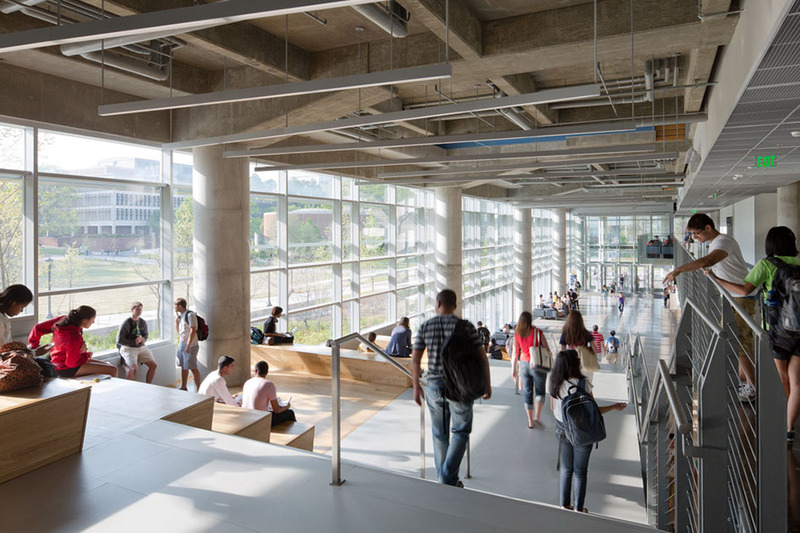
//> input picture culc.jpg, 800 x 533 px
$ ./hog_image culc.jpg   (built with g++ and OpenCV 4)
//> lines starting //> are read from the running program, lines starting //| are printed output that depends on the picture; after the words box and inside, x2 and y2 are one past the last pixel; in counts of white or black regions, pixels touching at a corner belong together
#include <opencv2/opencv.hpp>
#include <opencv2/highgui/highgui.hpp>
#include <iostream>

using namespace std;
using namespace cv;

int main(int argc, const char * argv[]) {

  /**
   * Load image.
   */
  if(argc != 2){
    cout << " Usage: display_image ImageToLoadAndDisplay" << endl;
    return -1;
  }

  Mat img;
  img = imread(argv[1], CV_LOAD_IMAGE_COLOR);
//> img is the input picture: 533 rows x 800 cols, CV_8UC3; mean B, G, R 121.7, 126.9, 131.4

  if(!img.data){
    cout << "Could not open or find the image" << endl;
    return -1;
  }

  namedWindow("opencv", WINDOW_AUTOSIZE);

  /**
   * Initialize HoG.
   */
  HOGDescriptor hog;
  hog.setSVMDetector(HOGDescriptor::getDefaultPeopleDetector());

  /**
   * Use HoG to find candidates and mark them on the loaded image.
   */
  vector<Rect> found, found_filtered;
  hog.detectMultiScale(img, found, 0, Size(8,8), Size(32,32), 1.05, 2);
//> found = 6 Rects (x, y, width, height): [154, 278, 70, 139], [496, 301, 72, 143], [763, 320, 37, 138], [223, 342, 75, 150], [527, 342, 99, 191], [395, 293, 116, 233]
  size_t i, j;

  for(i = 0; i < found.size(); i++){
    Rect r = found[i];

    for(j = 0; j < found.size(); j++)
      if(j != i && (r & found[j]) == r)
        break;

    if(j == found.size())
      found_filtered.push_back(r);
  }
//> this loop made 6 passes

  for(i = 0; i < found_filtered.size(); i++){
    Rect r = found_filtered[i];

    r.x += cvRound(r.width * 0.1);
    r.width = cvRound(r.width * 0.8);
    r.y += cvRound(r.height * 0.07);
    r.height = cvRound(r.height * 0.8);

    cout << i << ": (" << r.x << ", " << r.y << ")" << endl;

    rectangle(img, r.tl(), r.br(), Scalar(255,0,0), 3);
  }
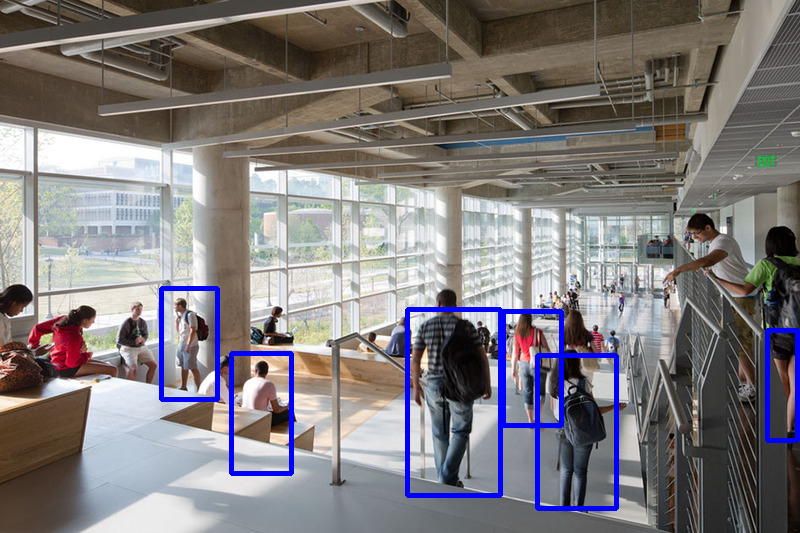
//> img: 533 rows x 800 cols, CV_8UC3; 2.66% of pixels changed, all inside (x1, y1, x2, y2) = (159, 286, 800, 511)

  imshow("opencv", img);
  waitKey(0);

  return 0;
}

$ run again, on james.jpg
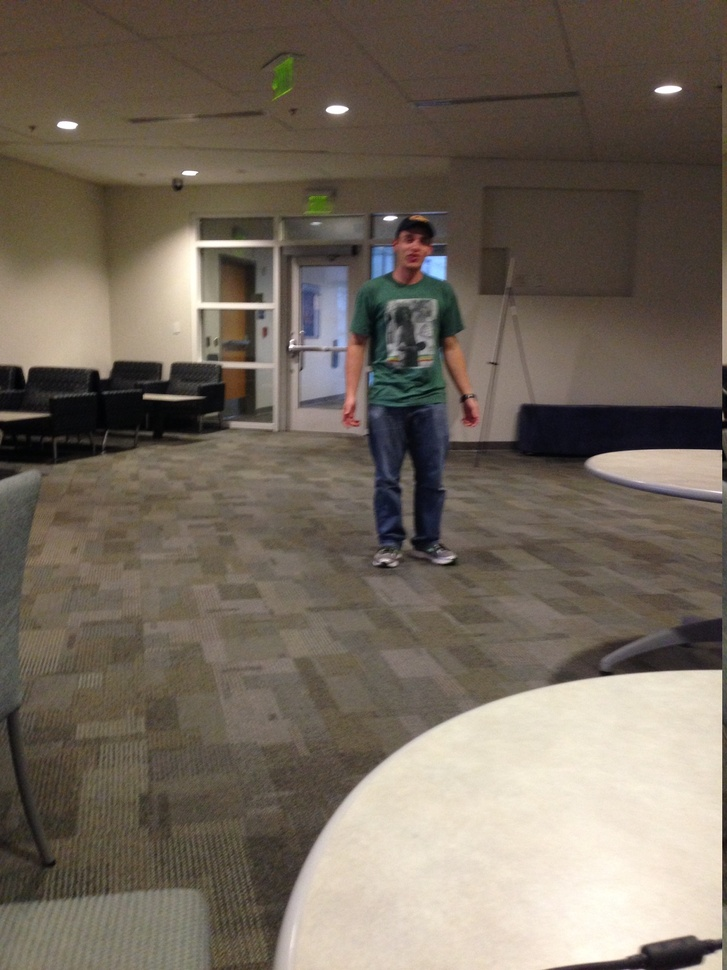
//> input picture james.jpg, 727 x 970 px, shrunk from 1224 x 1632 before the run
//> img is the input picture: 970 rows x 727 cols, CV_8UC3; mean B, G, R 93.3, 105.4, 115.8
//> found = 1 Rect (x, y, width, height): [296, 175, 229, 457]
//> the loop `for(i = 0; i < found.size(); i++)` made 1 pass
//> the loop `for(i = 0; i < found_filtered.size(); i++)` made 1 pass
//> (printed output is left out)
//> after the loop `for(i = 0; i < found_filtered.size(); i++)`:
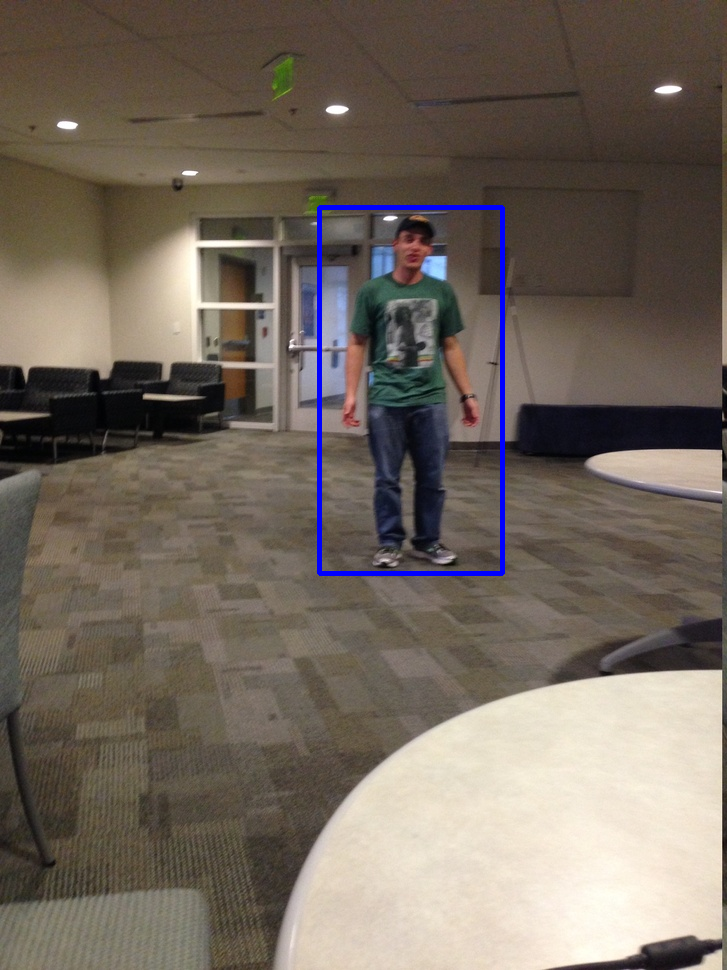
//> img: 970 rows x 727 cols, CV_8UC3; 0.78% of pixels changed, all inside (x1, y1, x2, y2) = (317, 205, 505, 576)
